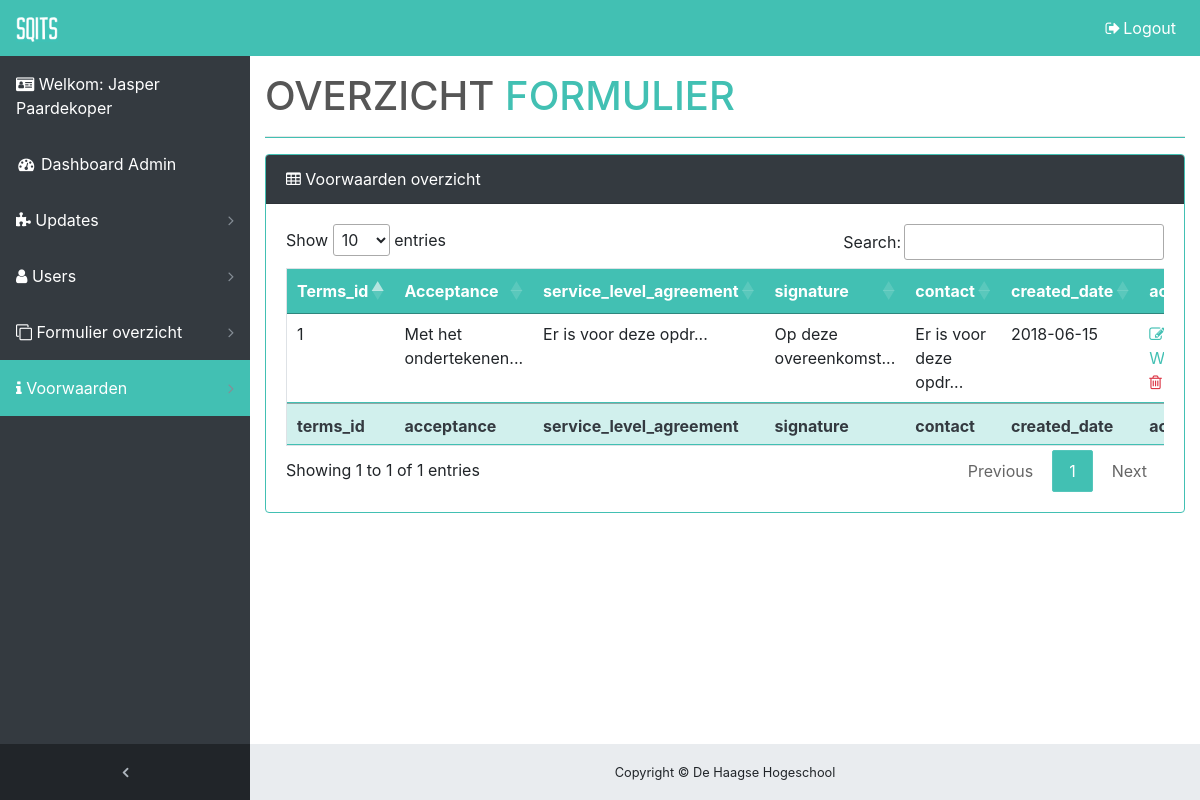
The page /terms/index.php (signed in) on the database its author committed.
### tables this page shows
CREATE TABLE `terms` (
  `terms_id` int(11) NOT NULL AUTO_INCREMENT,
  `acceptance` text NOT NULL,
  `service_level_agreement` text NOT NULL,
  `contract` text NOT NULL,
  `signature` text NOT NULL,
  `created_date` date NOT NULL,
  PRIMARY KEY (`terms_id`)
);

### terms/index.php (the view, shortened to what this page needs)
<?php
include_once('../system/config.php');
include_once('../templates/content.php');
if (isset($_SESSION['id'])) {
    echo '<div class="content-wrapper">';
    echo '<div class="container-fluid">';
    try {
        $query = $conn->prepare("SELECT t.*
                                          FROM `terms` as t
                                         ");
        $query->execute();
    } catch (PDOException $e) {
        $sMsg = '<p>
                    Line number: ' . $e->getLine() . '<br />
                    File: ' . $e->getFile() . '<br />
                    Error message: ' . $e->getMessage() .
            '</p>';
        trigger_error($sMsg);
    }
    echo " <div class=\"card mb-3\">
                <div class=\"card-header\">
                    <i class=\"fa fa-table\"></i> Voorwaarden overzicht</div>
                <div class=\"card-body\">
                    <div class=\"table-responsive\">
                        <table class=\"table table-bordered\" id=\"table_id\" width=\"100%\" cellspacing=\"0\">
                        <thead>
                            <tr>
                             <th>Terms_id</th>
                             <th>Acceptance</th>
                             <th>service_level_agreement</th>
                             <th>signature</th>
                             <th>contact</th>
                             <th>created_date</th>
                             <th>acties</th>
                            </tr>
                        </thead>
                        <tfoot>
                            <tr>
                             <th>terms_id</th>
                             <th>acceptance</th>
                             <th>service_level_agreement</th>
                             <th>signature</th>
                             <th>contact</th>
                             <th>created_date</th>
                             <th>acties</th>
                            </tr>
                        </tfoot>
                     <tbody>
                        ";
    while ($row = $query->fetch(PDO::FETCH_ASSOC)) {
        $terms_id = $row['terms_id'];
        $acceptance = $row['acceptance'];
        $description = $row['service_level_agreement'];
        $signature = $row['signature'];
        $contract = $row['contract'];
        $created_date = $row['created_date'];
        if(strlen($acceptance) > 20) $acceptance = substr($acceptance, 0, 20).'...';
        if(strlen($description) > 20) $description = substr($description, 0, 20).'...';
        if(strlen($signature) > 20) $signature = substr($signature, 0, 20).'...';
        if(strlen($contract) > 20) $contract = substr($contract, 0, 20).'...';
        echo "<tr>
                <td>$terms_id</td>
                 <td>$acceptance</td>
                <td>$description</td>
                <td>$signature</td>
                <td>$contract</td>
                <td>$created_date</td>
                    <td>
                     <a href=\"update.php?action=update&id=$terms_id\"><i class='fa fa-edit'></i> Wijzigen</a>
                    <a onclick=\"return confirm('Weet u zeker dat u het wilt verwijderen?')\" href=\"delete.php?action=delete&id=$terms_id\"><i class='fa fa-trash-o text-danger'></i></a>
                       </td>
                            </tr>";
    }
    echo "       </tbody>
            </table>
          </div>
        </div>
      </div>
    </div>";
}else {
    echo "please login first on login page";
    header("Location:../login.php");
    exit;
}
?>

### assets/css/sb-admin.css (style rules this page uses)
html { position: relative; min-height: 100%; }
body { overflow-x: hidden; }
body.sticky-footer { margin-bottom: 56px; }
body.sticky-footer .content-wrapper { min-height: calc(100vh - 56px - 56px); }
body.fixed-nav { padding-top: 56px; }
.content-wrapper { min-height: calc(100vh - 56px); padding-top: 1rem; }
.content-wrapper { overflow-x: hidden; background: white; }
@media (min-width: 992px) { .content-wrapper { margin-left: 250px; } }

### assets/css/customize.css (style rules this page uses)
thead { background-color: #42c0b3 !important; color: #fff !important; }
.odd a, .even a { color: #42c0b3 !important; }
.card-header { background-color: #343a40 !important; color: #fff; }
.table-bordered td, .table-bordered th { border: none; border-bottom: 1px solid #42c0b3; }
table.dataTable tfoot th, table.dataTable tfoot td { background-color: #42c0b33d; color: #343a40; }
.card { border: 1px solid #42c0b3 !important; }
.mb-3, .my-3 { margin-bottom: 6rem!important; }

### rows shown on the page
terms: terms_id "1", acceptance "Met het ondertekenen...", service_level_agreement "Er is voor deze opdr...", signature "Op deze overeenkomst...", contract "Er is voor deze opdr...", created_date "2018-06-15"

### other values the page prints
$_SESSION['id']['first_name'] "Jasper"
$_SESSION['id']['last_name'] "Paardekoper"
$panelDescription1 "OVERZICHT"
$panelDescription2 "FORMULIER"
